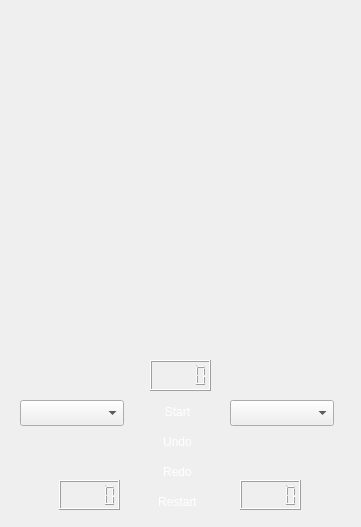
<?xml version="1.0" encoding="UTF-8"?>
<ui version="4.0">
 <class>SuperWindow</class>
 <widget class="QMainWindow" name="SuperWindow">
  <property name="geometry">
   <rect>
    <x>0</x>
    <y>0</y>
    <width>361</width>
    <height>527</height>
   </rect>
  </property>
  <property name="windowTitle">
   <string>SuperWindow</string>
  </property>
  <property name="styleSheet">
   <string notr="true">QPushButton{
	border : 1px solid black;
}

#centralWidget{
	background-image : url(:/Image/ChessBoard.jpg);
}

#Restart, #Undo, #Redo, #AI{
	border : none;
	border-radius : 5px;
 	background-color: qlineargradient(x1:0, y1:0, x2:0, y2:1,
                                       stop:0 rgb(0, 0, 255), stop:1 rgb(0, 0, 155));
	color : white;
	font-family : 'Consolas';
}

#Restart:hover, #Undo:hover, #Redo:hover, #AI:hover{
	background-color: qlineargradient(x1:0, y1:0, x2:0, y2:1,
                                       stop:0 rgb(0, 0, 200), stop:1 rgb(0, 0, 100));
}</string>
  </property>
  <widget class="QWidget" name="centralWidget">
   <widget class="QLabel" name="ChessBoardLabel">
    <property name="geometry">
     <rect>
      <x>20</x>
      <y>30</y>
      <width>320</width>
      <height>320</height>
     </rect>
    </property>
    <property name="text">
     <string/>
    </property>
   </widget>
   <widget class="QLCDNumber" name="BlackNumber">
    <property name="geometry">
     <rect>
      <x>59</x>
      <y>480</y>
      <width>61</width>
      <height>30</height>
     </rect>
    </property>
    <property name="font">
     <font>
      <pointsize>15</pointsize>
     </font>
    </property>
   </widget>
   <widget class="QLCDNumber" name="WhiteNumber">
    <property name="geometry">
     <rect>
      <x>240</x>
      <y>480</y>
      <width>61</width>
      <height>30</height>
     </rect>
    </property>
    <property name="sizePolicy">
     <sizepolicy hsizetype="Minimum" vsizetype="Minimum">
      <horstretch>0</horstretch>
      <verstretch>0</verstretch>
     </sizepolicy>
    </property>
    <property name="minimumSize">
     <size>
      <width>0</width>
      <height>0</height>
     </size>
    </property>
    <property name="font">
     <font>
      <pointsize>15</pointsize>
     </font>
    </property>
   </widget>
   <widget class="QLabel" name="BlackPieceImage">
    <property name="geometry">
     <rect>
      <x>80</x>
      <y>440</y>
      <width>40</width>
      <height>40</height>
     </rect>
    </property>
    <property name="text">
     <string/>
    </property>
    <property name="textFormat">
     <enum>Qt::AutoText</enum>
    </property>
   </widget>
   <widget class="QLabel" name="WhitePieceImage">
    <property name="geometry">
     <rect>
      <x>230</x>
      <y>440</y>
      <width>40</width>
      <height>40</height>
     </rect>
    </property>
    <property name="text">
     <string/>
    </property>
   </widget>
   <widget class="QPushButton" name="Undo">
    <property name="geometry">
     <rect>
      <x>140</x>
      <y>430</y>
      <width>75</width>
      <height>23</height>
     </rect>
    </property>
    <property name="text">
     <string>Undo</string>
    </property>
   </widget>
   <widget class="QPushButton" name="Redo">
    <property name="geometry">
     <rect>
      <x>140</x>
      <y>460</y>
      <width>75</width>
      <height>23</height>
     </rect>
    </property>
    <property name="text">
     <string>Redo</string>
    </property>
   </widget>
   <widget class="QPushButton" name="Restart">
    <property name="geometry">
     <rect>
      <x>140</x>
      <y>490</y>
      <width>75</width>
      <height>23</height>
     </rect>
    </property>
    <property name="text">
     <string>Restart</string>
    </property>
   </widget>
   <widget class="QPushButton" name="AI">
    <property name="geometry">
     <rect>
      <x>140</x>
      <y>400</y>
      <width>75</width>
      <height>23</height>
     </rect>
    </property>
    <property name="text">
     <string>Start</string>
    </property>
   </widget>
   <widget class="QComboBox" name="BlackAI">
    <property name="geometry">
     <rect>
      <x>20</x>
      <y>400</y>
      <width>104</width>
      <height>26</height>
     </rect>
    </property>
   </widget>
   <widget class="QComboBox" name="WhiteAI">
    <property name="geometry">
     <rect>
      <x>230</x>
      <y>400</y>
      <width>104</width>
      <height>26</height>
     </rect>
    </property>
   </widget>
   <widget class="QLCDNumber" name="Timer">
    <property name="geometry">
     <rect>
      <x>150</x>
      <y>360</y>
      <width>61</width>
      <height>31</height>
     </rect>
    </property>
    <property name="font">
     <font>
      <kerning>true</kerning>
     </font>
    </property>
    <property name="segmentStyle">
     <enum>QLCDNumber::Outline</enum>
    </property>
   </widget>
  </widget>
 </widget>
 <layoutdefault spacing="6" margin="11"/>
 <resources/>
 <connections/>
</ui>
